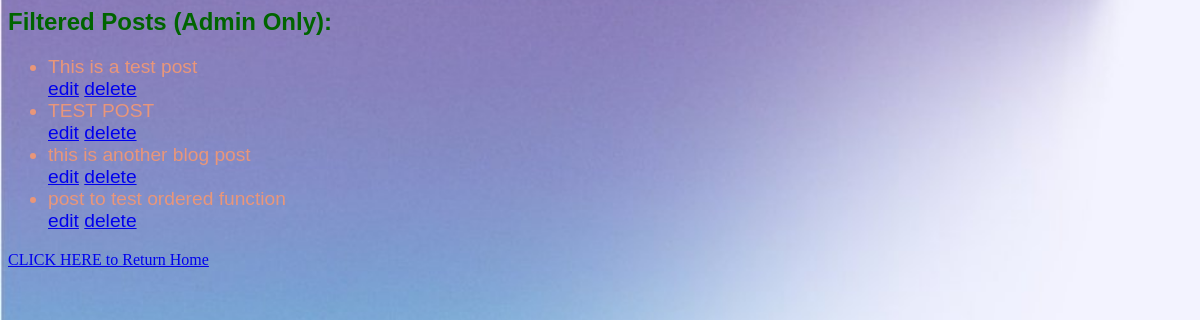
Screenshot of /blog/filter with the database file from the repository.
### blog/models.py (models this page shows, shortened)
class Post(models.Model):
    author = models.ForeignKey(settings.AUTH_USER_MODEL, on_delete=models.CASCADE)
    title = models.CharField(max_length=200)
    text = models.TextField()
    created_date = models.DateTimeField(default=timezone.now)
    published_date = models.DateTimeField(blank=True, null=True)

### blog/views.py (the view)
# urls.py: path('filter', views.FilteredView.as_view(), name='filter'),
class FilteredView(generic.ListView):
  template_name = 'blog/filtered.html'
  context_object_name = 'post_list'
  def get_queryset(self):
    return Post.objects.filter(author=admin)

### blog/templates/blog/filtered.html
{% load static %}
<link rel="stylesheet" type="text/css" href="{% static 'blog/styles.css' %}">
<h2>Filtered Posts (Admin Only):</h2>
{% if post_list %}
  <ul>
  {% for post in post_list %}
    <li>{{ post.title }}</li>
    <a href="{% url 'blog:update' post.id %}">edit</a>
    <a href="{% url 'blog:delete' post.id %}">delete</a>
  {% endfor %}
  </ul>
{% else %}
  <p>No posts available.</p>
{% endif %}
<a class = "home" href="{% url 'blog:index' %}">CLICK HERE to Return Home</a>

### blog/static/blog/styles.css (style rules this page uses)
ul { color:darksalmon; font-family:'Franklin Gothic Medium', 'Arial Narrow', Arial, sans-serif; font-size: larger; }
h2 { color:darkgreen; font-family: Verdana, Geneva, Tahoma, sans-serif; }

### rows the page displays
Post: title "This is a test post"
Post: title "TEST POST"
Post: title "this is another blog post"
Post: title "post to test ordered function"
